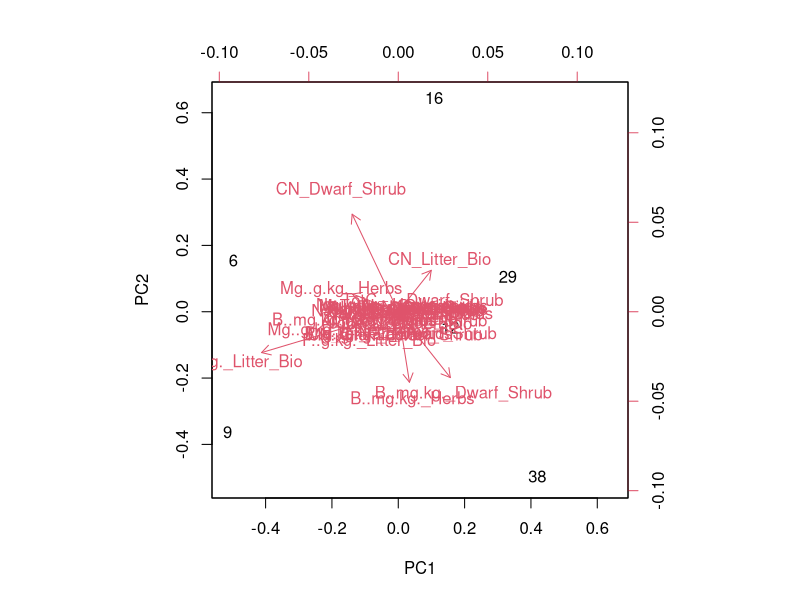
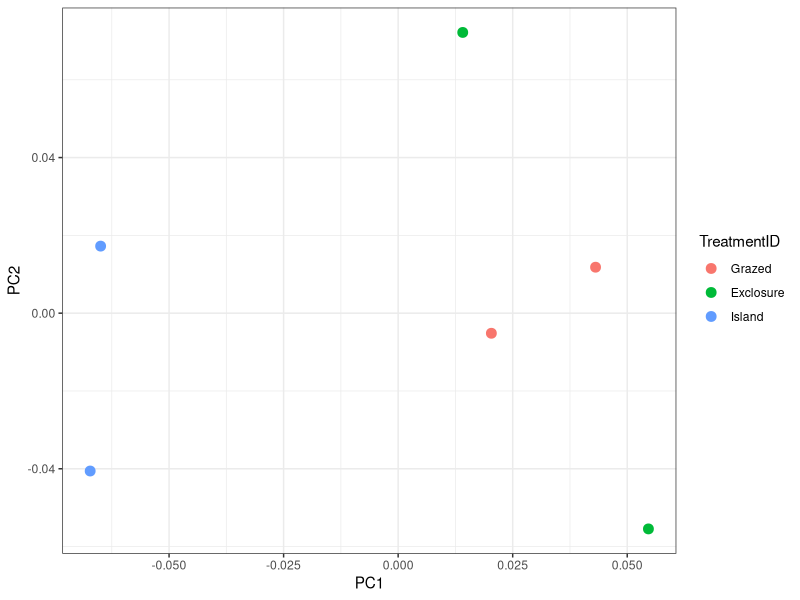
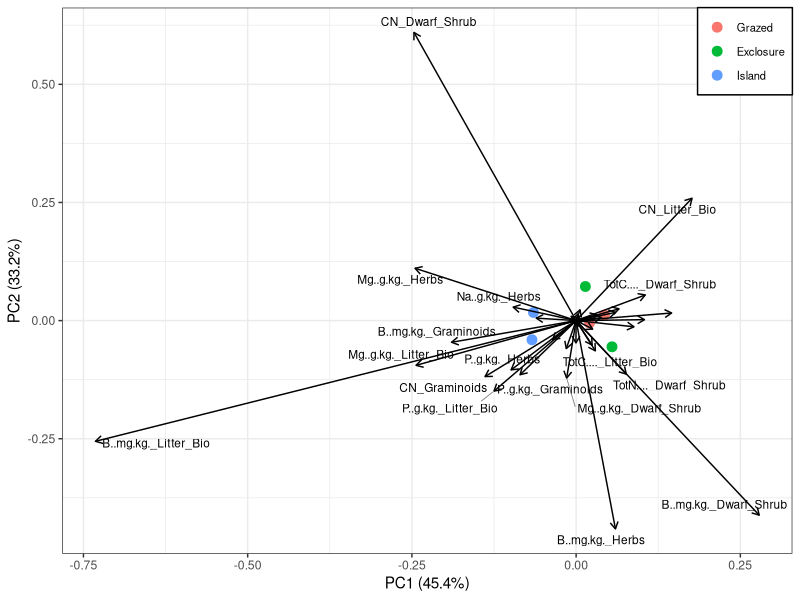

Recreate these plots in R, in order. (Note: this script raises an error after producing the figures.)
#Ordination of biomass and nutrient data

rm(list=ls())

library(tidyr)
library(dplyr)
library(ggplot2)
library(vegan)
library(ggrepel)

#Load data
setesdal_prsplant<-read.csv("data/combined_wide_dataset.csv",header=TRUE)

names(setesdal_prsplant)

setesdal_prsplant$TreatmentID<-factor(setesdal_prsplant$TreatmentID,
                                      levels=c("Mainland_G", "Mainland_NG","Island_NG"),
                                    labels = c("Grazed", "Exclosure", "Island"))
#PCA on all vegetation community
setesdal_ord_veg<-setesdal_prsplant[,c(21:55)]
#Drop rows with some NAs (will exclude all plots without PRS etc)
setesdal_ord_veg_complete<-na.omit(setesdal_ord_veg)

#Hellinger scaling
setesdal_hel <- decostand(setesdal_ord_veg_complete, method = "hellinger")


pca <- prcomp(setesdal_hel)
biplot(pca)

scores <- as.data.frame(pca$x)
scores$TreatmentID <- setesdal_prsplant$TreatmentID[complete.cases(setesdal_prsplant[, names(setesdal_ord_veg_complete)])]

ggplot(scores, aes(PC1, PC2, color = TreatmentID)) +
  geom_point(size = 3) +
  theme_bw()

loadings <- as.data.frame(pca$rotation)
loadings$Variable <- rownames(loadings)


percentVar <- round(100 * (pca$sdev^2 / sum(pca$sdev^2)), 1)

p_comord<-ggplot(scores, aes(PC1, PC2, color = TreatmentID)) +
  geom_point(size = 3) +
  geom_segment(data = loadings,
               aes(x = 0, y = 0,
                   xend = PC1,# * arrow_scale,
                   yend = PC2),# * arrow_scale),
               arrow = arrow(length = unit(0.2, "cm")),
               inherit.aes = FALSE) +
    geom_text_repel(
    data = loadings,
    aes(
      x = PC1,# * arrow_scale,
      y = PC2,# * arrow_scale,
      label = Variable
    ),size=3,segment.color = "grey50",
    segment.size = 0.3,
    inherit.aes = FALSE  )+
   xlab(paste0("PC1 (", percentVar[1], "%)")) +  ylab(paste0("PC2 (", percentVar[2], "%)"))+
  theme_bw()+theme( legend.position = c(1, 1),
                    legend.justification = c(1, 1),
                   legend.text=element_text(size=8),legend.background = element_rect(color="black"))+labs(color=NULL)
p_comord
ggsave("figures/communityord.png",height=6,width = 8,units="in")
saveRDS(p_comord,"figures/p_comord.rds")



#All
setesdal_ord_All<-setesdal_prsplant[,c(4:18,21:136,138:216)]
#Drop rows with some NAs (will exclude all plots without PRS etc)
setesdal_mean_complete<-na.omit(setesdal_ord_All)
#Now we have to remove columns with 0 point intercepts (as some species only present in plots with NA in PRS variablse)
setesdal_mean_complete <- setesdal_mean_complete %>%
  select(
    where(~ !is.numeric(.) || sum(., na.rm = TRUE) != 0)
  )

pcaM <- prcomp(setesdal_mean_complete[,4:ncol(setesdal_mean_complete)], scale. = TRUE)

scoresM <- as.data.frame(pcaM$x)
scoresM$TreatmentID <- setesdal_prsplant$TreatmentID[complete.cases(setesdal_prsplant[, names(setesdal_mean_complete)])]
scoresM$PlotID <- setesdal_prsplant$PlotID[complete.cases(setesdal_prsplant[, names(setesdal_mean_complete)])]

ggplot(scoresM, aes(PC1, PC2, color = TreatmentID)) +
  geom_point(size = 3) +
  theme_bw()

loadingsM <- as.data.frame(pcaM$rotation)
loadingsM$Variable <- rownames(loadingsM)

# Scale arrows (important!)
arrow_scale <- 50

percentVarM <- round(100 * (pcaM$sdev^2 / sum(pcaM$sdev^2)), 1)

ggplot(scoresM, aes(PC1, PC2)) +
  geom_point(aes(color = TreatmentID), size = 3) +
  
 # geom_text(data=scoresM,
#            aes(x=PC1,y=PC2,
  #              label=PlotID))+
  
  geom_segment(
    data = loadingsM,
    aes(x = 0, y = 0,
        xend = PC1 * arrow_scale,
        yend = PC2 * arrow_scale),
    color = ifelse(grepl("Jun|Aug", loadingsM$Variable), "darkgreen",
                   ifelse(grepl("prs", loadingsM$Variable, ignore.case = TRUE),
                          "goldenrod", "black")),
    arrow = arrow(length = unit(0.2, "cm")),
    inherit.aes = FALSE
  ) +
  
  geom_text(
    data = loadingsM,
    aes(
      x = PC1 * arrow_scale,
      y = PC2 * arrow_scale,
      label = Variable
    ),
    color = ifelse(grepl("Jun|Aug", loadingsM$Variable), "darkgreen",
                   ifelse(grepl("prs", loadingsM$Variable, ignore.case = TRUE),
                          "goldenrod", "black")),
    inherit.aes = FALSE,
    hjust = 1.1,
    vjust = 1.1,
    size = 3
  ) +
  
  ggtitle("All") +
  xlab(paste0("PC1 (", percentVarM[1], "%)")) +
  ylab(paste0("PC2 (", percentVarM[2], "%)")) +
  theme_bw()+
  theme(legend.position = "bottom")
  
